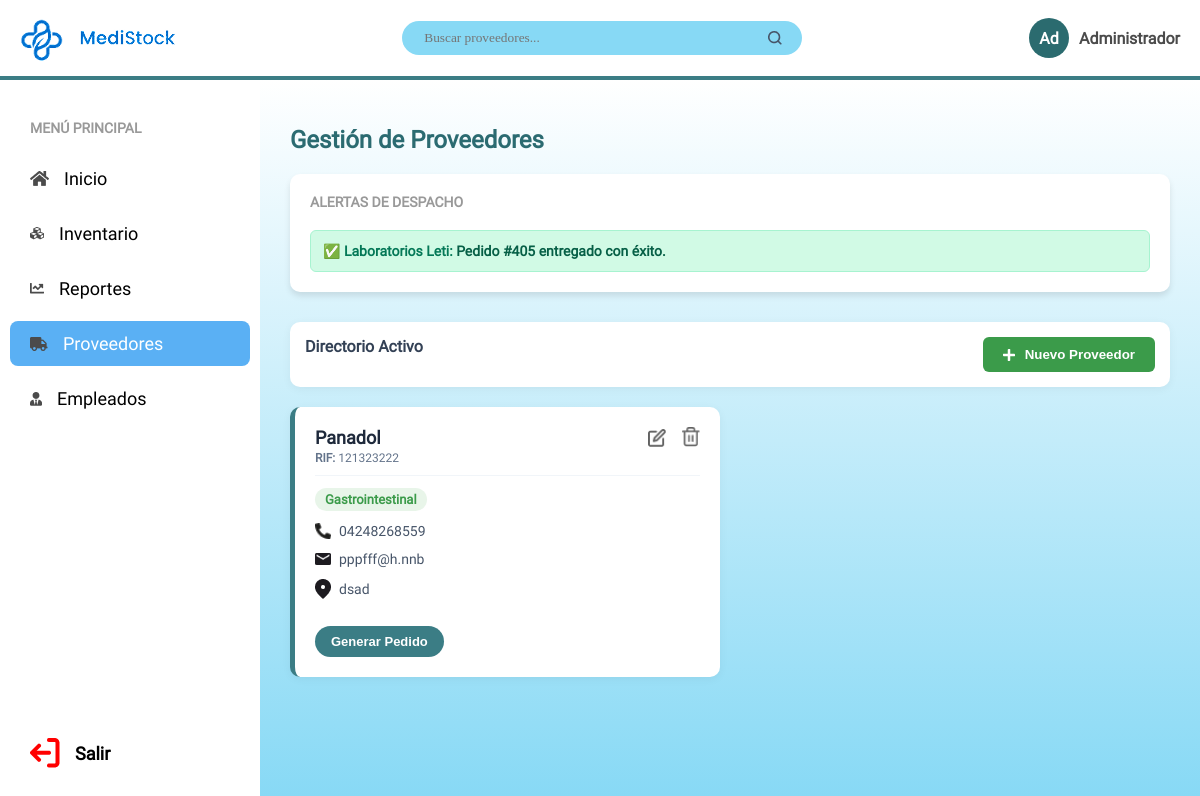
Screenshot of /ventanas/proovedores/proovedores.php (signed in) with the database file from the repository.
### tables this page shows
CREATE TABLE `proveedores` (
  `id` int(11) NOT NULL,
  `nombre` varchar(100) NOT NULL,
  `rif` varchar(20) NOT NULL,
  `categorias` varchar(255) NOT NULL,
  `telefono` varchar(20) NOT NULL,
  `correo` varchar(100) NOT NULL,
  `direccion` text NOT NULL,
  `fecha_registro` timestamp NOT NULL DEFAULT current_timestamp()
);

### ventanas/proovedores/proovedores.php (the view, shortened to what this page needs)
<?php
require '../login/php/conexion.php';
$query_proveedores = "SELECT * FROM proveedores ORDER BY id DESC";
$resultado_proveedores = $conn->query($query_proveedores);
?>
<!DOCTYPE html>
<html lang="es">
<head>
  <link rel="stylesheet" href="../../css/globals.css" />
  <link rel="stylesheet" href="../../css/style.css" />
</head>
<body>
  <div class="app-container">
    <header class="header">
      <div class="header-left">
        <img class="logo" src="../../img/logo.png" alt="Logo" />
        <img class="texto" src="../../img/tipografia.png" alt="MediStock" />
      </div>
      <div class="header-search">
        <input type="text" id="buscador-proveedor" placeholder="Buscar proveedores..." />
        <img src="../../img/buscar.png" alt="Buscar" />
      </div>
      <div class="header-user">
        <div class="user-avatar">Ad</div>
        <span>Administrador</span>
      </div>
    </header>
    <aside class="sidebar">
      <div class="sidebar-title">MENÚ PRINCIPAL</div>
      <a href="../menuprincipal/menu.php" class="sidebar-item" style="color: inherit; text-decoration: none;">
        <img src="../../img/home.png" alt="" /> <span>Inicio</span>
      </a>
      <a href="../inventario/inventario.php" class="sidebar-item" style="color: inherit; text-decoration: none;">
        <img src="../../img/inventory.png" alt="" /> <span>Inventario</span>
      </a>
      <a href="../reportes/reportes.php" class="sidebar-item" style="color: inherit; text-decoration: none;">
        <img src="../../img/report.png" alt="" /> <span>Reportes</span>
      </a>
      <div class="sidebar-item active">
        <img src="../../img/cargamento.png" alt="" /> <span>Proveedores</span>
      </div>
      <a href="../empleados/empleados.php" class="sidebar-item" style="color: inherit; text-decoration: none;">
        <img src="../../img/empleados.png" alt="" /> <span>Empleados</span>
      </a>
      <a href="../login/login.php" class="sidebar-item logout-btn" style="color: inherit; text-decoration: none;">
        <img src="../../img/salir.png" alt="" /> <span>Salir</span>
      </a>
    </aside>
    <main class="main-content">
      <h1 class="page-title">Gestión de Proveedores</h1>
      <div class="top-widgets" style="grid-template-columns: 1fr;">
        <div class="alerts-panel" style="width: 100%;">
          <div class="sidebar-title" style="margin:0; padding-bottom: 10px;">ALERTAS DE DESPACHO</div>
          <div class='alert-box' style='background-color: #d1fae5; border: 1px solid #a7f3d0; color: #065f46; padding: 12px; font-size: 14px; margin-top: 10px; border-radius: 6px;'>
            ✅ <span style="font-weight: bold; color: #047857;">Laboratorios Leti:</span> Pedido #405 entregado con éxito.
          </div>
        </div>
      </div>
      <div class="table-section" style="margin-top: 20px; background: transparent; box-shadow: none; padding: 0;">
        <div class="table-toolbar" style="background: white; padding: 15px; border-radius: 10px; box-shadow: 0 2px 10px rgba(0,0,0,0.05);">
          <div class="toolbar-left">
            <h2 style="font-size: 16px; margin:0; color: #334155;">Directorio Activo</h2>
          </div>
          <button class="add-btn" id="openProviderModalBtn">
            <img src="../../img/plus.png" alt="" /> Nuevo Proveedor
          </button>
        </div>
        <div class="providers-grid">
          <?php
          if ($resultado_proveedores && $resultado_proveedores->num_rows > 0) {
              while($row = $resultado_proveedores->fetch_assoc()) {
                  $datos_json = htmlspecialchars(json_encode($row), ENT_QUOTES, 'UTF-8');
          ?>
                <div class="provider-card">
                  <div class="provider-header">
                    <div>
                      <h3 class="provider-name"><?php echo htmlspecialchars($row['nombre']); ?></h3>
                      <span class="provider-rif"><strong>RIF:</strong> <?php echo htmlspecialchars($row['rif']); ?></span>
                    </div>
                    <div class="icon-actions">
                      <img src="../../img/edit.png" alt="Editar" title="Editar" style="cursor:pointer;" onclick='abrirModalEditarProveedor(<?php echo $datos_json; ?>)'>
                      <img src="../../img/borrar.png" alt="Eliminar" title="Eliminar" style="cursor:pointer;" onclick="eliminarProveedor(<?php echo $row['id']; ?>)">
                    </div>
                  </div>
                  <div>
                    <span class="provider-categories"><?php echo htmlspecialchars($row['categorias']); ?></span>
                  </div>
                  <div class="provider-info">
                     <img src="../../img/tlf.png" alt="Teléfono" style="width:16px;"> <?php echo htmlspecialchars($row['telefono']); ?>
                  </div>
                  <div class="provider-info">
                     <img src="../../img/email.png" alt="Email" style="width:16px;"> <?php echo htmlspecialchars($row['correo']); ?>
                  </div>
                  <div class="provider-info">
                     <img src="../../img/ubi.png" alt="Ubicación" style="width:16px;"> <?php echo htmlspecialchars($row['direccion']); ?>
                  </div>
                  <div class="provider-actions">
                    <button type="button" class="btn-pedido" onclick='abrirModalPedido(<?php echo $datos_json; ?>)'>Generar Pedido</button>
                  </div>
                </div>
          <?php
              }
          } else {
              echo "<p style='grid-column: 1 / -1; text-align: center; color: #64748b; padding: 20px;'>No hay proveedores registrados aún.</p>";
          }
          ?>
        </div>
      </div>
    </main>
  </div>
</body>
</html>

### css/globals.css (style rules this page uses)
* { -webkit-font-smoothing: antialiased; box-sizing: border-box; }
html, body { margin: 0px; height: 100%; }
a { text-decoration: none; }

### css/style.css (style rules this page uses)
body, html { margin: 0; padding: 0; height: 100vh; font-family: "Roboto-Regular", Helvetica, sans-serif; overflow: hidden; background-color: #f3f8fb; }
* { scrollbar-width: none; -ms-overflow-style: none; }
.app-container { display: grid; grid-template-columns: 260px 1fr; grid-template-rows: 80px 1fr; height: 100vh; }
.header { grid-column: 1 / -1; background-color: #ffffff; border-bottom: 4px solid #3b7d85; display: flex; justify-content: space-between; align-items: center; padding: 0 20px; z-index: 10; }
.header-left { display: flex; align-items: center; gap: 15px; }
.header-left img.logo { height: 50px; }
.header-left img.texto { height: 18px; }
.header-search { display: flex; align-items: center; background-color: #87d9f5; border-radius: 50px; padding: 8px 20px; width: 400px; gap: 10px; }
.header-search input { border: none; background: transparent; width: 100%; font-family: "Roboto-SemiBold"; outline: none; color: #4b4b4b; }
.header-user { display: flex; align-items: center; gap: 10px; font-weight: bold; color: #4b4b4b; }
.user-avatar { background-color: #2b6b6f; color: white; width: 40px; height: 40px; border-radius: 50%; display: flex; justify-content: center; align-items: center; }
.sidebar { background-color: #ffffff; box-shadow: 4px 0px 10px rgba(0,0,0,0.05); padding: 20px 10px; display: flex; flex-direction: column; gap: 10px; }
.sidebar-item { display: flex; align-items: center; gap: 15px; padding: 12px 20px; color: #4b4b4b; font-size: 18px; border-radius: 8px; cursor: pointer; transition: 0.2s; }
.sidebar-item.active { background-color: #5ab0f4; color: white; }
.sidebar-title { font-weight: bold; color: #999; font-size: 14px; margin: 20px 0 10px 20px; }
.logout-btn { margin-top: auto; color: #d94a4a; font-weight: bold; }
.main-content { background: linear-gradient(180deg, #ffffff 0%, #87d9f5 100%); padding: 30px; overflow-y: auto; }
h1.page-title { color: #2b6b71; font-size: 24px; margin-bottom: 20px; font-weight: 600; }
.top-widgets { display: grid; grid-template-columns: 2fr 1fr; gap: 20px; margin-bottom: 30px; }
.alerts-panel { background: white; border-radius: 10px; padding: 20px; box-shadow: 0 4px 6px rgba(0,0,0,0.1); }
.alert-box { background-color: #f8d7da; border: 1px solid #f5c2c7; color: #842029; padding: 12px; border-radius: 6px; margin-top: 15px; font-weight: bold; }
.table-section { background: white; border-radius: 15px; padding: 20px; box-shadow: 0 4px 10px rgba(0,0,0,0.1); }
.table-toolbar { display: flex; justify-content: space-between; margin-bottom: 20px; flex-wrap: wrap; gap: 15px; }
.toolbar-left { display: flex; gap: 15px; }
.add-btn { background-color: #3b9b4a; color: white; border: none; padding: 10px 20px; border-radius: 6px; font-weight: bold; cursor: pointer; display: flex; align-items: center; gap: 10px; }

### ventanas/proovedores/proovedores.php (style rules this page uses)
.providers-grid { display: grid; grid-template-columns: repeat(auto-fill, minmax(320px, 1fr)); gap: 20px; margin-top: 20px; }
.provider-card { background: white; border-radius: 10px; padding: 20px; box-shadow: 0 2px 10px rgba(0,0,0,0.05); display: flex; flex-direction: column; gap: 12px; border-left: 5px solid #3b7d85; }
.provider-header { display: flex; justify-content: space-between; align-items: flex-start; border-bottom: 1px solid #f1f5f9; padding-bottom: 10px; }
.provider-name { font-size: 18px; font-weight: bold; color: #1e293b; margin: 0; }
.provider-rif { font-size: 12px; color: #64748b; margin-top: 3px; display: block; }
.provider-categories { font-size: 13px; color: #3b9b4a; background: #e8f5e9; padding: 4px 10px; border-radius: 12px; display: inline-block; font-weight: 600; }
.provider-info { font-size: 14px; color: #475569; display: flex; align-items: center; gap: 8px; }
.provider-actions { display: flex; justify-content: space-between; align-items: center; margin-top: auto; padding-top: 15px; }
.btn-pedido { background: #3b7d85; color: white; border: none; padding: 8px 16px; border-radius: 20px; cursor: pointer; font-size: 13px; font-weight: bold; transition: background 0.3s ease; }
.icon-actions img { width: 18px; cursor: pointer; margin-left: 12px; opacity: 0.7; transition: opacity 0.3s; }

### rows the page displays
proveedores: nombre "Panadol", rif "121323222", categorias "Gastrointestinal", telefono "04248268559", correo "pppfff@h.nnb", direccion "dsad"
